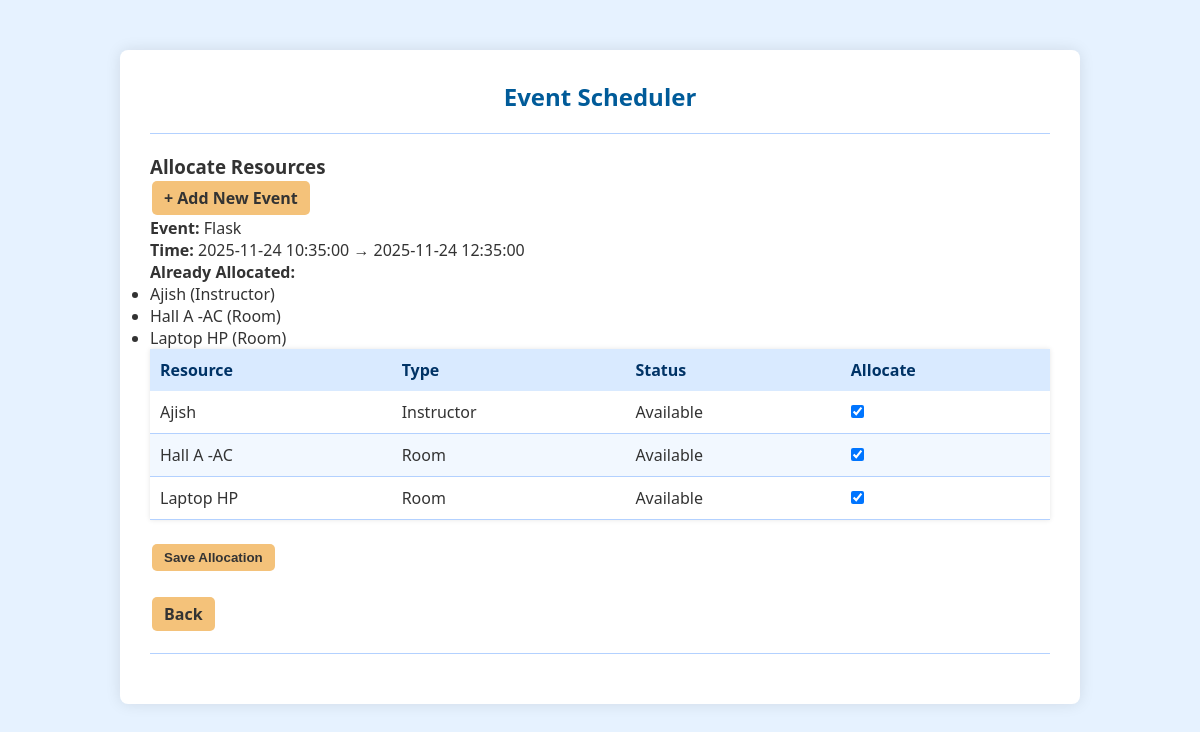
The app's page /events/5/allocate with its own data.
### tables this page shows
CREATE TABLE Event (
            event_id INTEGER PRIMARY KEY AUTOINCREMENT,
            title TEXT NOT NULL,
            start_time TEXT NOT NULL,
            end_time TEXT NOT NULL,
            description TEXT
        );

CREATE TABLE Resource (
            resource_id INTEGER PRIMARY KEY AUTOINCREMENT,
            resource_name TEXT NOT NULL,
            resource_type TEXT NOT NULL
        );

### app.py (the view, shortened to what this page needs)
@app.route("/events/<int:event_id>/allocate", methods=["GET", "POST"])
def allocate_resources(event_id):
    con = sqlite3.connect(db_name)
    cur = con.cursor()
    cur.execute("SELECT * FROM Event WHERE event_id = ?", (event_id,))
    event = cur.fetchone()
    if not event:
        flash("Event not found.")
        con.close()
        return redirect(url_for("list_events"))
    cur.execute("SELECT * FROM Resource ORDER BY resource_name")
    resources = cur.fetchall()
    cur.execute("SELECT * FROM EventResourceAllocation WHERE event_id = ?", (event_id,))
    current_allocs = cur.fetchall()
    current_map = {a[2]: a for a in current_allocs}
    event_start = datetime.fromisoformat(event[2])
    event_end = datetime.fromisoformat(event[3])
    availability = {}
    for r in resources:
        res_id = r[0]
        cur.execute("""
            SELECT e.start_time, e.end_time
            FROM EventResourceAllocation a
            JOIN Event e ON a.event_id = e.event_id
            WHERE a.resource_id = ? AND e.event_id != ?
        """, (res_id, event_id))
        rows = cur.fetchall()
        free = True
        for s, e in rows:
            s_dt = datetime.fromisoformat(s)
            e_dt = datetime.fromisoformat(e)
            if event_start < e_dt and s_dt < event_end:
                free = False
                break
        availability[res_id] = free
    con.close()
    return render_template(
        "allocations.html",
        event=event,
        resources=resources,
        current_allocs=current_allocs,
        current_map=current_map,
        availability=availability,
        conflicts=[]
    )

### templates/allocations.html (shortened to what this page needs)
{% extends "index.html" %}
{% block content %}
<h3>Allocate Resources</h3>
<a href="{{ url_for('create_event') }}" class="btn">+ Add New Event</a>
<p><strong>Event:</strong> {{ event[1] }}</p>
<p><strong>Time:</strong> {{ event[2] }} → {{ event[3] }}</p>
{% if current_allocs %}
<h4>Already Allocated:</h4>
<ul>
    {% for alloc in current_allocs %}
        {% set res_id = alloc[2] %}
        {% for r in resources %}
            {% if r[0] == res_id %}
                <li>{{ r[1] }} ({{ r[2] }})</li>
            {% endif %}
        {% endfor %}
    {% endfor %}
</ul>
{% endif %}
<form method="POST">
    <table class="resource-table">
        <thead>
            <tr>
                <th>Resource</th>
                <th>Type</th>
                <th>Status</th>
                <th>Allocate</th>
            </tr>
        </thead>
        <tbody>
            {% for r in resources %}
            <tr>
                <td>{{ r[1] }}</td>
                <td>{{ r[2] }}</td>
                <td>
                    {% if availability[r[0]] %}
                        Available
                    {% else %}
                        <span class="not-available">Not Available</span>
                    {% endif %}
                </td>
                <td>
                    {% if availability[r[0]] %}
                        <input type="checkbox" name="use_{{ r[0] }}"
                        {% if r[0] in current_map %}checked{% endif %}>
                    {% else %}
                        —
                    {% endif %}
                </td>
            </tr>
            {% endfor %}
        </tbody>
    </table>
    <br>
    <button type="submit" class="btn">Save Allocation</button>
</form>
<br>
<a href="{{ url_for('list_events') }}" class="btn">Back</a>
{% endblock %}

### static/style.css (style rules this page uses)
body { font-family: 'Segoe UI', sans-serif; background-color: #e6f2ff; margin: 0; padding: 0; color: #333; }
button, .btn { background-color: #f4c27a; color: #333; border: none; padding: 10px 18px; border-radius: 5px; cursor: pointer; font-weight: bold; transition: background-color 0.3s ease; }
.btn { display: inline-block; background-color: #f4c27a; color: #333; padding: 8px 14px; margin: 4px 2px; text-decoration: none; border-radius: 5px; font-weight: bold; transition: background-color 0.3s ease; }
.resource-table { width: 100%; border-collapse: collapse; background-color: #ffffff; box-shadow: 0 0 5px rgba(0,0,0,0.1); }
.resource-table th { background-color: #cce6ff; color: #003366; padding: 10px; text-align: left; }
.resource-table td { border-bottom: 1px solid #b3d1ff; padding: 10px; }
.resource-table th { background-color: #d9eaff; color: #003366; padding: 10px; text-align: left; }
.resource-table tr:nth-child(even) { background-color: #f2f8ff; }
.btn { display: inline-block; background-color: #f4c27a; color: #333; padding: 6px 12px; margin: 2px; text-decoration: none; border-radius: 5px; font-weight: bold; transition: background-color 0.3s ease; }
* { margin: 0; padding: 0; }

### records on screen
Event: title "Flask", start_time "2025-11-24 10:35:00", end_time "2025-11-24 12:35:00"
Resource: resource_name "Ajish", resource_type "Instructor", shows "Available", resource_id "☑"
Resource: resource_name "Hall A -AC", resource_type "Room", shows "Available", resource_id "☑"
Resource: resource_name "Laptop HP", resource_type "Room", shows "Available", resource_id "☑"
